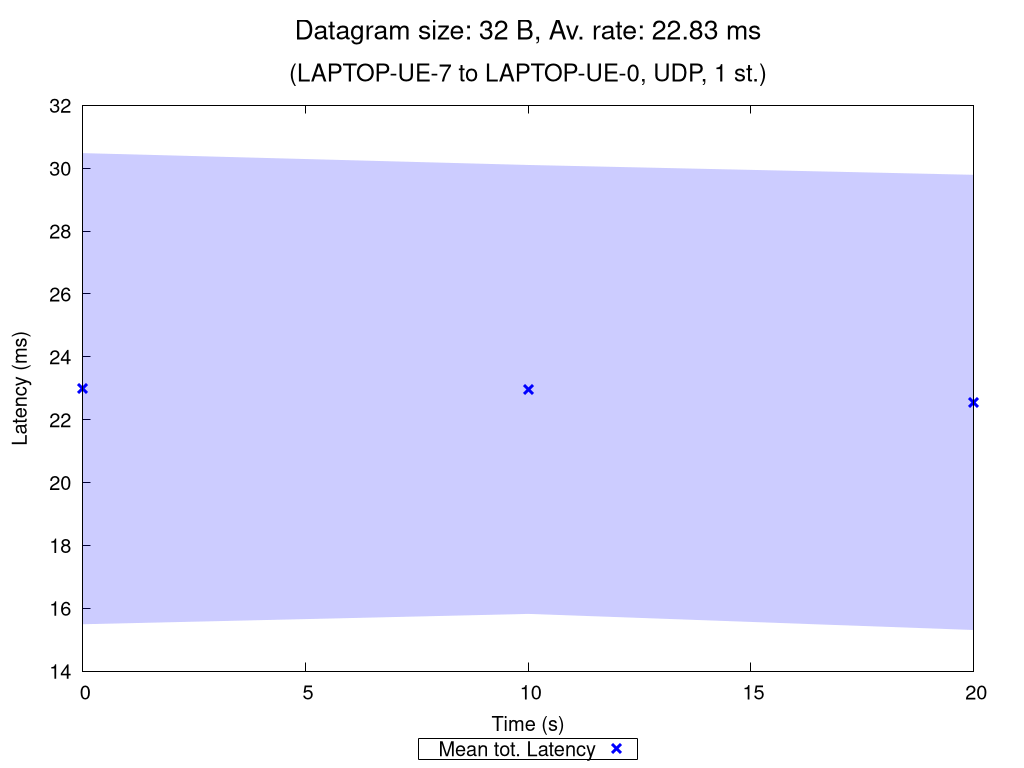

The gnuplot source for this figure:
set terminal pngcairo nocrop enhanced size 1024,768 font "Verdana,15"
set output "UDP_1_st_2020_11_02_12-16-12_two2one_00032B.png"

set title "{/=20 Datagram size: 32 B, Av. rate: 22.83 ms}\n\n{/=18 (LAPTOP-UE-7 to LAPTOP-UE-0, UDP, 1 st.)}"

set xlabel "Time (s)"
set ylabel "Latency (ms)"
set ytics nomirror
set key bmargin center horizontal box samplen 1 width -1
set bmargin 4.6
set rmargin 4.5

rf = 1.0  # rate factor
set style fill transparent solid 0.2 noborder
set autoscale xfix
plot "UDP_1_st_2020_11_02_12-16-12_two2one_00032B_iperf_processed.dat" using 1:($2/rf-$3/rf):($2/rf+$3/rf) with filledcurves lc rgb "blue" notitle, \
     "" using 1:($2/rf) with points pt 2 ps 1.5 lw 3 lc rgb "blue" title "Mean tot. Latency", \
